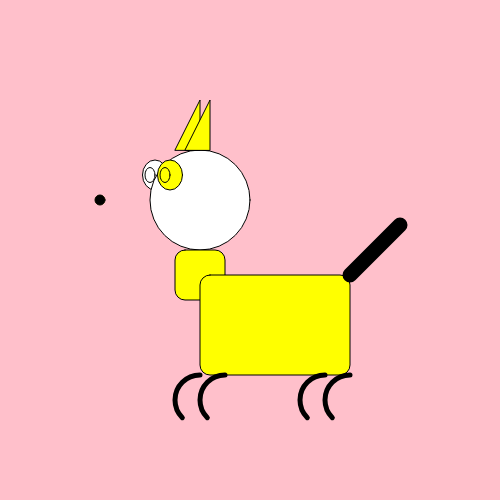
Frame 1 (no input)
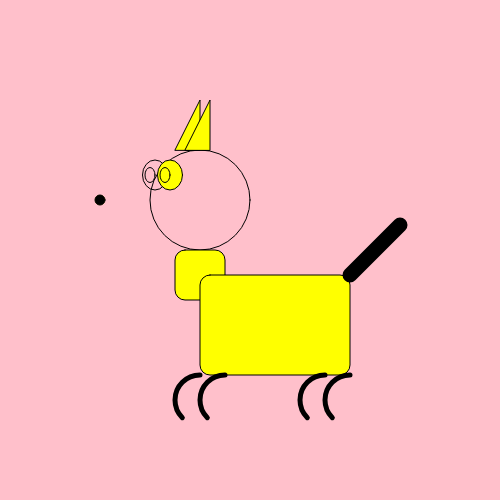
Frame 60 (no input)
Frame 120 (the mouse pressed at the canvas centre since frame 60): identical to frame 60, image omitted

The p5.js sketch that drew these frames (run headless with seeded random() and noise() and a simulated clock; from frame 60 on, the mouse is pressed at the canvas centre):

// p5.js sketch
// ── sketch.js
//Global Variables
var backgroundColor = "pink"; //Strings
var mouthX = 100;
var earOffset = 10;

function setup() {
  // put setup code here
  createCanvas(500,500);
  background("black");


console.log(backgroundColor);

}

function draw() {
  // put drawing code here
  background("255");
  background(backgroundColor);
  strokeWeight(1);

  //first eye
  ellipse(155,175,25,30);


  //first pupil
  ellipse(150,175,10,15);

  // head
  ellipse(200,200,100,100);
  fill("yellow")

  // mouth
  rect("mouthX",200,75,20);
  rect("mouthX",230,75,10);

  //nose
  ellipse(100,200,10,10);

  strokeWeight(10);
  point(100,200);

  strokeWeight(1);
  //second eye
  ellipse(170,175,25,30);

  //second pupil
  ellipse(165,175,10,15);

  //neck
  rect(175,250,50,50,10);

  //body
  rect(200,275,150,100,10);

  //ears
  triangle(175,150,200,100,200,150);
  triangle(175+earOffset,150,200+earOffset,100,200+earOffset,150);

  //tail
  strokeWeight(15);
  line(350,275, 350+50, 275-50);

  noFill(255)
  strokeWeight(5);
  angleMode(DEGREES);
  arc(200,400,50,50,135,270);
  arc(225,400,50,50,135,270);
  arc(325,400,50,50,135,270);
  arc(350,400,50,50,135,270);



}
